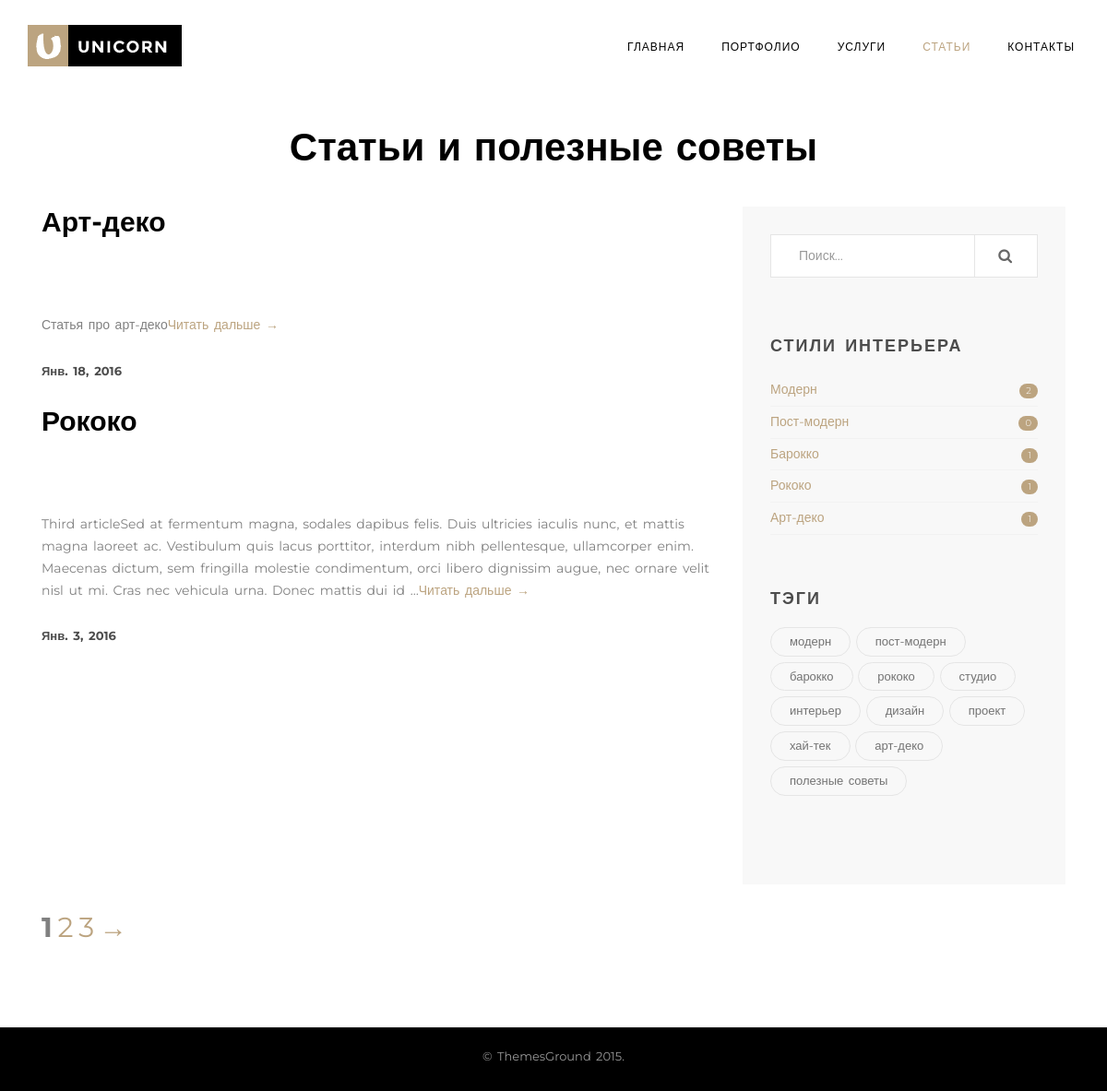
Screenshot of /blog/ with the database file from the repository.
### interior_app/models.py (models this page shows, shortened)
class Article(models.Model):
    title = models.CharField(max_length=100)
    text = models.TextField()
    pub_date = models.DateField()
    category = models.ForeignKey(Category)
    tag = models.ManyToManyField(Tag)
    class Meta:
        ordering = ['-pub_date']
    def onephoto(self):
        onephoto = self.articlephoto_set.all()[0]
        return onephoto

class Category(models.Model):
    name = models.CharField(max_length=100)
    def __unicode__(self):
        return self.name

class Tag(models.Model):
    name = models.CharField(max_length=50)
    def __unicode__(self):
        return self.name

### interior_app/views.py (the view)
# urls.py: url(r'^blog/$', ArticlesList.as_view(), name='blog'),
class ArticlesList(ListView):
    context_object_name = 'articles'
    template_name = 'blog.html'
    def get_context_data(self, **kwargs):
        context = super(ArticlesList, self).get_context_data(**kwargs)
        categories = Category.objects.all()
        tags = Tag.objects.all()
        context['tags'] = tags
        context['categories'] = categories
        return context
    def get_queryset(self):
        articles = Article.objects.all()
        paginator = Paginator(articles, 2)
        page = self.request.GET.get('page')
        try:
            articles = paginator.page(page)
        except PageNotAnInteger:
            articles = paginator.page(1)
        except EmptyPage:
            articles = paginator.page(paginator.num_pages)
        return articles

### templates/blog.html (shortened to what this page needs)
{% extends 'base.html' %}
{% load staticfiles %}
{% block blog %}
		<section class="blog" id="blog">
			<div class="container">
				<div class="row">
					<div class="col-md-12">
						<div class="section-title st-center" id='articles'>
							<p>Статьи и полезные советы</p>
						</div>
					</div>
				</div>
				<div class="block">
					<div class="col-md-8">
						<div class="blog-post">
						{% for article in articles %}
							<h2 class="post-title"><a href="{% url 'article_detail' article.id %}">{{ article.title }}</a></h2>
							{% if article.articlephoto_set.all %}
							<div class="post-thumb">
							</div>
							{% endif %}
							<div class="post-content">
								<p>{{ article.text|truncatewords:50 }}<a href="{% url 'article_detail' article.id %}" class="more-link">Читать дальше <span class="meta-nav">&rarr;</span></a></p>
							</div>
							<div class="post-meta">
								<p><strong>{{ article.pub_date }}</strong></p>
							</div>
						{% endfor %}
						</div>
					</div>
					<div class="col-md-4">
						<div class="widgets">
							<div class="widget">
								<form action="/search/" method="GET">{% csrf_token %}
									<div class="input-group">
										<input type="text" id="search_input" class="form-control" name="search_input"placeholder="Поиск...">
										<span class="input-group-btn">
											<button id="search_btn" class="btn btn-default btn-lg" type="submit"><i class="fa fa-search"></i></button>
										</span>
									</div>
								</form>
							</div>
							<div class="widget">
								<h2 class="widget-title">Стили интерьера</h2>
								<ul>
								{% for category in categories %}
									<li><a href="/category/{{ category.id }}">{{ category }} <span class="badge pull-right">{{ category.article_set.count }}</span></a></li>
								{% endfor %}
								</ul>
							</div>
							<div id="tag_cloud-3" class="widget widget_tag_cloud">
								<h2 class="widget-title">Тэги</h2>
								<div class="tagcloud">
								{% for tag in tags %}
									<a href="/tag/{{ tag.id }}">{{ tag }}</a>
								{% endfor %}
								</div>
							</div>
						</div>
					</div>
				</div>
  				<div class='row'>
  					<div class="pagination">
				    {% for num in articles.paginator.page_range %}
				        {% if num == articles.number %}
				            <span class="current lg"><b>{{ num }}</b></span>
				        {% else %}
				            <a class='lg' href="?page={{ num }}"> {{ num }}</a>
				        {% endif %}
				    {% endfor %}
				    {% if articles.has_next %}
				        <a class='lg' href="?page={{ articles.next_page_number }}">→</a>
				    {% endif %}
				    </div>
 				</div>
			</div>
		</section>
{% endblock blog %}

### templates/base.html (shortened to what this page needs)
{% load staticfiles %}
<!DOCTYPE html>
<html lang="ru">
	<head>
		<link href="{% static 'css/bootstrap.min.css' %}" rel="stylesheet">
		<link href="{% static 'css/font-awesome.min.css' %}" rel="stylesheet">
		<link href="{% static 'css/owl.carousel.css' %}" rel="stylesheet">
		<link href="{% static 'css/owl.theme.css' %}" rel="stylesheet">
		<link href="{% static 'css/owl.transitions.css' %}" rel="stylesheet">
		<link href="{% static 'css/revslider.css' %}" rel="stylesheet">
		<link href="{% static 'css/style.css' %}" rel="stylesheet">
		<link href="{% static 'css/mycss.css' %}" rel="stylesheet">
	</head>
	<body data-spy="scroll" data-target=".main-nav">
	{% include 'navbar.html' %}
	{% block blog %}
	{% endblock blog %}
	{% include 'footer.html' %}
	</body>
</html>

### templates/navbar.html (shortened to what this page needs)
{% load staticfiles %}
		<header class="st-navbar">
			<nav class="navbar navbar-default navbar-fixed-top clearfix" >
				<div class="container">
					<div class="navbar-header">
						<a class="navbar-brand" href="{% url 'home' %}"><img src="{% static 'photos/logo3.png' %}" alt="" class="img-responsive"></a>
					</div>
					<div class="collapse navbar-collapse main-nav" id="sept-main-nav">
						<ul class="nav navbar-nav navbar-right">
							<li><a href="{% url 'home' %}">Главная</a></li>
							<li><a href="{% url 'portfolio' %}">Портфолио</a></li>
							<li><a href="{% url 'services' %}">Услуги</a></li>
							<li><a href="{% url 'blog' %}">Статьи</a></li>
							<li><a href="{% url 'contacts' %}">Контакты</a></li>
						</ul>
					</div>
				</div>
			</nav>
		</header>

### templates/footer.html
{% load staticfiles %}
<footer class="site-footer">
			<div class="container">
				<div class="row">
					<div class="col-md-12">
						<p>&copy; ThemesGround 2015.</p>
					</div>
				</div>
			</div>
</footer>

### templates/js.html (shortened to what this page needs)
{% load staticfiles %}

### static_in_pro/our_static/css/mycss.css (style rules this page uses)
#articles { margin-top: 60px; }
.pagination { margin-top: 0px; padding-left: 30px; }
.lg { font-size: 30px; }

### rows the page displays
Article: title "Арт-деко", text "Статья про арт-деко", pub_date "Янв. 18, 2016"
Article: title "Рококо", text "Third articleSed at fermentum magna, sodales dapibus felis. Duis ultricies iaculis nunc, et mattis magna laoreet ac. Vestibulum quis lacus porttitor, interdum nibh pellentesque, ullamcorper enim. Maecenas dictum, sem fringilla molestie condimentum, orci libero dignissim augue, nec ornare velit nisl ut mi. Cras nec vehicula urna. Donec mattis dui id …", pub_date "Янв. 3, 2016"
Category: name "Модерн", article_set.count "2"
Category: name "Пост-модерн", article_set.count "0"
Category: name "Барокко", article_set.count "1"
Category: name "Рококо", article_set.count "1"
Category: name "Арт-деко", article_set.count "1"
Tag: name "модерн"
Tag: name "пост-модерн"
Tag: name "барокко"
Tag: name "рококо"
Tag: name "студио"
Tag: name "интерьер"
Tag: name "дизайн"
Tag: name "проект"
Tag: name "хай-тек"
Tag: name "арт-деко"
Tag: name "полезные советы"

### other values shown
{{ num }} "1"
{{ num }} "2" "3"
